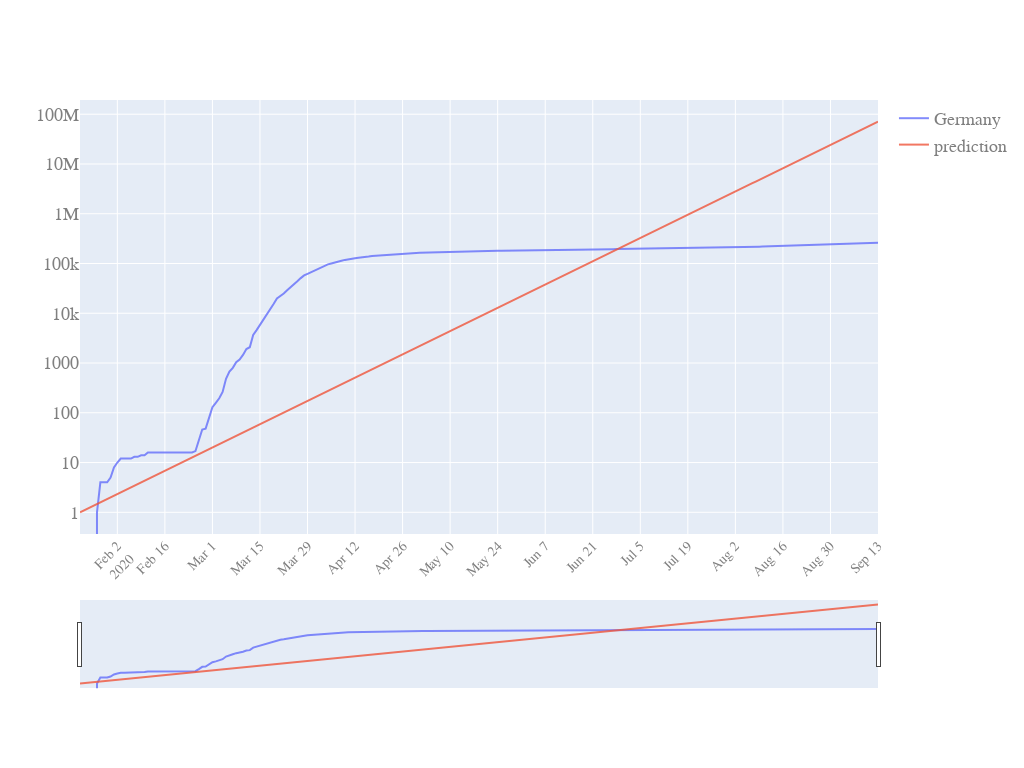

The notebook cell saved with this chart:
### Code cell
quick_plot(LR_inspect.date,
           LR_inspect.iloc[:,1:],
           y_scale='log',
           slider=True)

### Figure 1 — Plotly figure (JSON) as saved in the notebook; plotly's stock layout.template omitted (floating-point values rounded to 4 significant figures; data arrays with more than 128 entries replaced by an {"elided": "..."} marker saying what was removed)
{"data": [{"name": "Germany", "opacity": 0.8, "type": "scatter", "x": {"elided": "236 str values"}, "y": {"elided": "236 int values"}}, {"name": "prediction", "opacity": 0.8, "type": "scatter", "x": {"elided": "236 str values"}, "y": {"elided": "236 float values"}}], "layout": {"autosize": true, "font": {"color": "#7f7f7f", "family": "PT Sans, monospace", "size": 18}, "height": 768, "width": 1024, "xaxis": {"nticks": 20, "rangeslider": {"visible": true}, "tickangle": -45, "tickfont": {"color": "#7f7f7f", "size": 14}}, "yaxis": {"type": "log"}}}
